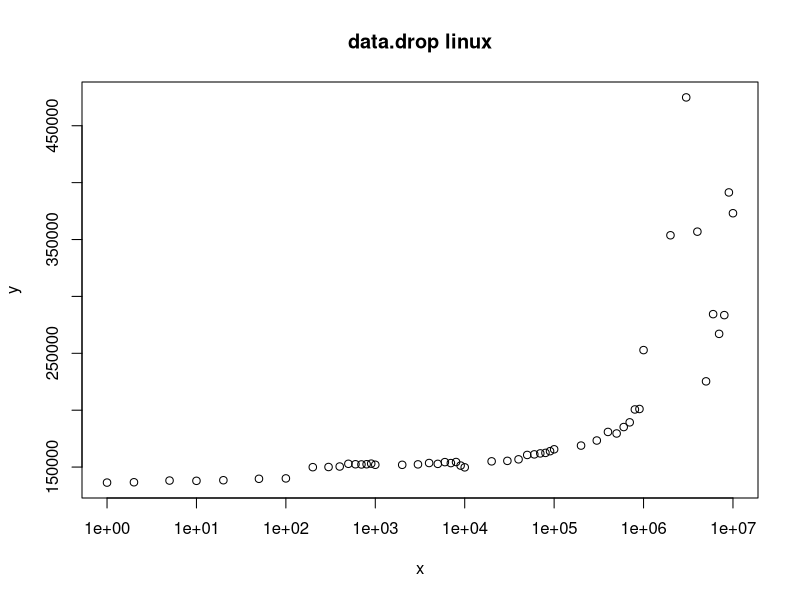

Write R code to recreate this figure.
# Input data
x <- c(1,2,5,10,20,50,100,200,300,400,500,600,700,800,900,1000,2000,3000,4000,5000,6000,7000,8000,9000,10000,20000,30000,40000,50000,60000,70000,80000,90000,100000,200000,300000,400000,500000,600000,700000,800000,900000,1000000,2000000,3000000,4000000,5000000,6000000,7000000,8000000,9000000,10000000)
y <- c(136370,136660,138160,137930,138450,139710,140050,149920,150070,150500,152890,152480,152310,152500,153020,152030,151990,152390,153580,152830,154360,153510,154460,151330,149770,155050,155470,156810,160670,161170,162040,162470,163970,165630,168900,173350,180890,179530,185190,189320,200650,201060,252820,353740,474910,356920,225350,284420,267090,283560,391390,373110)

png("data-drop-log.png")
plot(x, y, log = "x", main = "data.drop linux")
